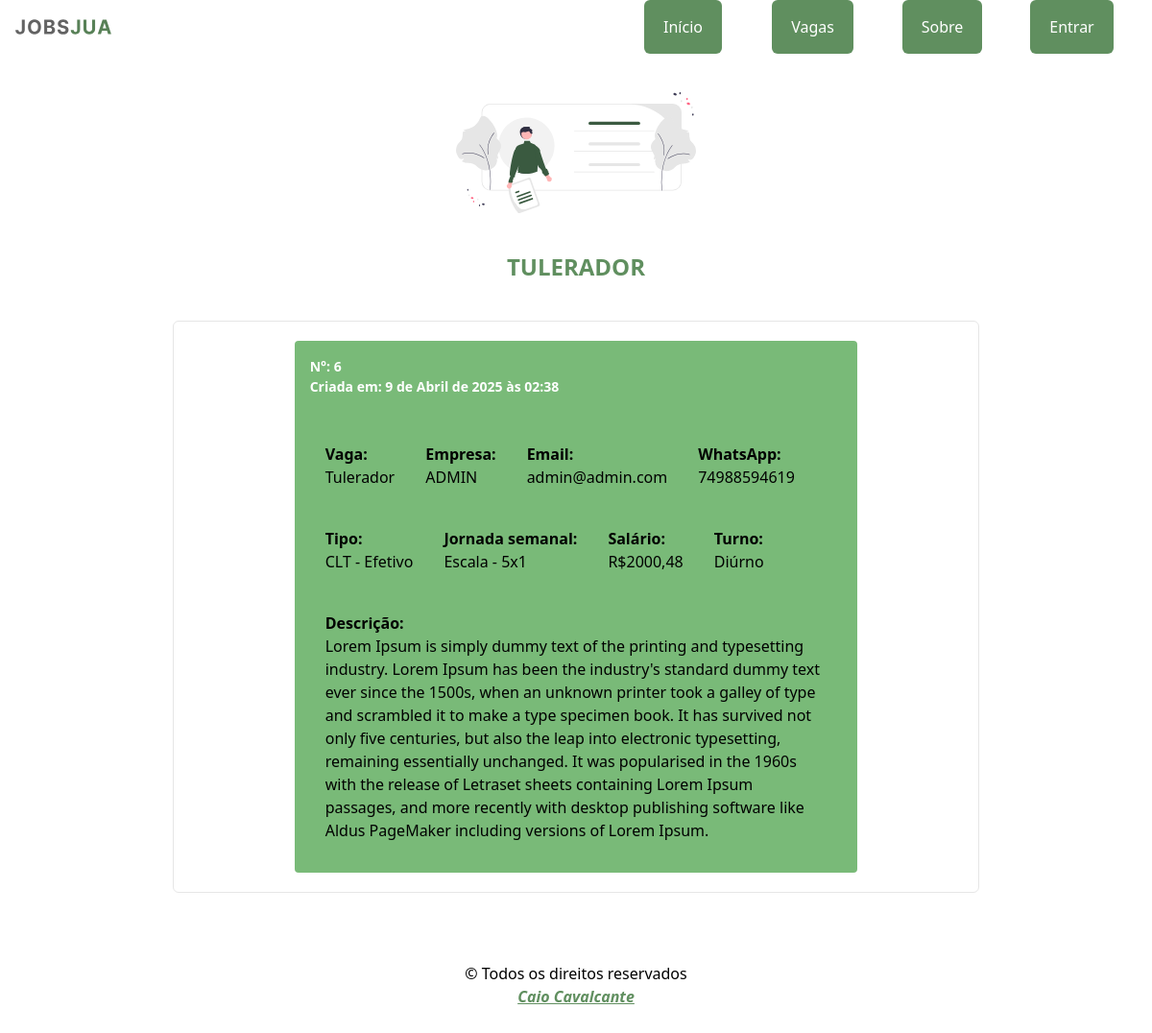
Page /jobs/view_one_vacancie/6/ on the committed database.
### jobs/models.py (models this page shows)
class Vacancie(models.Model):
  TYPE_MODALITY = (
    ("CLT - Efetivo",     'CLT - Efetivo'),
    ("CLT - Ferista",     'CLT - Ferista'),
    ("CLT - Contrato",    'CLT - Contrato'),
    ("AVULSO - Diaria",   'AVULSO - Diaria'),
    ("AVULSO - Semanal",  'AVULSO - Semanal'),
    ("AVULSO - Quinzena", 'AVULSO - Quinzena'),
    ("CNPJ - Prestação de serviço",  'CNPJ - Prestação de serviço'),
  )
  TYPE_JOURNEY = (
    ("Escala - 5x1",      'Escala - 5x1'),
    ("Escala - 5x2",      'Escala - 5x2'),
    ("Escala - 6x1",      'Escala - 6x1'),
    ("Escala - 12x36",    'Escala - 12x36'),
    ("Escala - 18x36",    'Escala - 18x36'),
    ("Diaria - 1 Dia",    'Diaria - 1 Dia'),
    ("Diaria - 7 Dias",   'Diaria - 7 Dias'),
    ("Diaria - 15 Dias",  'Diaria - 15 Dias'),
  )
  TYPE_STATE = (
    (True,'Vaga aberta'),
    (False,'Vaga fechada'),
  )
  title = models.CharField(max_length=200, blank=False, null=False, verbose_name="Titulo")
  enterprise = models.ForeignKey(Enterprise,on_delete=models.CASCADE, verbose_name="Empresa")
  email = models.CharField(max_length=200, blank=False, null=False, verbose_name="Email")
  whatsapp = models.CharField(max_length=200, blank=False, null=False, verbose_name="WhatsApp")
  wage = models.FloatField(max_length=200, blank=False, null=False, verbose_name="Salário")
  modality = models.CharField(choices=TYPE_MODALITY, verbose_name="Modalidade", max_length=200)
  weekly_journey = models.CharField(choices=TYPE_JOURNEY, verbose_name="Jornada", max_length=200)
  work_shift = models.CharField(max_length=200, blank=False, null=False, verbose_name="Turno")
  state = models.BooleanField( choices=TYPE_STATE, default=True , verbose_name="Estado",  )
  description = models.TextField(max_length=2000, blank=False, null=False, verbose_name="Descrição")
  create_at = models.DateTimeField(auto_now=True)
  class Meta:
    verbose_name_plural = 'Vagas'
  def __str__(self):
    return self.title

class Enterprise(AbstractUser):
  HIRING_CHOICES = (
    (True, "Sim"),
    (False, "Não"),
  )
  cnpj = models.CharField(max_length=17, null=False, blank=False,unique=False, verbose_name="CNPJ")
  email = models.EmailField(unique=True, verbose_name="Email")
  sector = models.CharField(max_length=200, verbose_name="Setor")
  phone = models.CharField(max_length=11, blank=False, null=False, verbose_name="Telefone")
  whatsapp = models.CharField(max_length=11, blank=False, null=True, verbose_name="WhatsApp")
  is_hiring = models.BooleanField(choices=HIRING_CHOICES, verbose_name="Está contratando", null=False, default=True)
  USERNAME_FIELD = 'email'
  REQUIRED_FIELDS = [
    'username',
  ]
  class Meta:
    verbose_name_plural = 'Empresas'
  def __str__(self):
    return f"{self.username}"

### jobs/views.py (the view)
# urls.py: path('view_one_vacancie/<int:id>/', views.view_one_vacancie, name='view_one_vacancie'),
def view_one_vacancie(request, id):
  vacancie = Vacancie.objects.get(id=id)
  context = {'vacancie': vacancie}
  return render(request, template_name='view_one_vacancie.html', context=context)

### jobs/templates/view_one_vacancie.html (shortened to what this page needs)
{% extends "jobs/base.html" %}
{% load static %}
{% block title-page %}
  <img width="200" height="200" class="mb-10 md:w-[60%]" src="{%  static 'svg/one_vacancie.svg' %}" alt="">
  {{ vacancie|upper }}
{% endblock title-page %}
{% block main %}
  {% if vacancie.state == True %}
    <div class="
      w-[95%] h-auto bg-myGreen-400 rounded flex flex-col p-4
      md:w-[80%]
      lg:w-[70%]
    ">
      <strong class="text-[14px] text-myWhite-50">N°: {{vacancie.id}}</strong>
      <strong class="text-[14px] text-myWhite-50" >Criada em: {{ vacancie.create_at }}</strong> <br>
      <ul class="flex flex-wrap text-md">
        <li class=" mt-2 p-4">
          <strong>Vaga:</strong>
          <p>{{vacancie.title}}</p>
        </li>
        <li class="mt-2 p-4">
          <strong>Empresa:</strong>
          <p>{{vacancie.enterprise|upper}}</p>
        </li>
        <li class="mt-2 p-4">
          <strong>Email:</strong>
          <p>{{vacancie.email}}</p>
        </li>
        <li class="mt-2 p-4">
          <strong>WhatsApp:</strong>
          <p>{{vacancie.whatsapp}}</p>
        </li>
        <li class="mt-2 p-4">
          <strong>Tipo:</strong>
          <p>{{vacancie.modality}}</p>
        </li>
        <li class="mt-2 p-4">
          <strong>Jornada semanal:</strong>
          <p>{{vacancie.weekly_journey}}</p>
        </li>
        <li class="mt-2 p-4">
          <strong>Salário:</strong>
          <p>R${{vacancie.wage|floatformat:2}}</p>
        </li>
        <li class="mt-2 p-4">
          <strong>Turno:</strong>
          <p>{{vacancie.work_shift}}</p>
        </li>
        <li class="mt-2 p-4">
          <strong>Descrição:</strong>
          <p >
            {{ vacancie.description }}
          </p>
        </li>
      </ul>
    </div>
  {% endif %}
{% endblock main %}

### rows in the picture
Vacancie: title "TULERADOR", id "6", create_at "9 de Abril de 2025 às 02:38", title "Tulerador", enterprise "ADMIN", email "admin@admin.com", whatsapp "74988594619", modality "CLT - Efetivo", weekly_journey "Escala - 5x1", wage "2000,48", work_shift "Diúrno", description "Lorem Ipsum is simply dummy text of the printing and typesetting industry. Lorem Ipsum has been the industry's standard dummy text ever since the 1500s, when an unknown printer took a galley of type and scrambled it to make a type specimen book. It has survived not only five centuries, but also the leap into electronic typesetting, remaining essentially unchanged. It was popularised in the 1960s with the release of Letraset sheets containing Lorem Ipsum passages, and more recently with desktop publishing software like Aldus PageMaker including versions of Lorem Ipsum."
